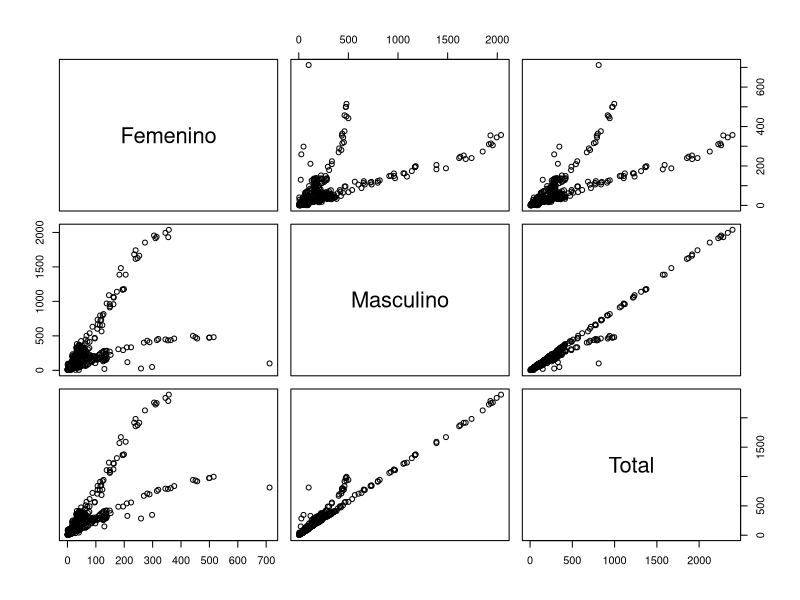
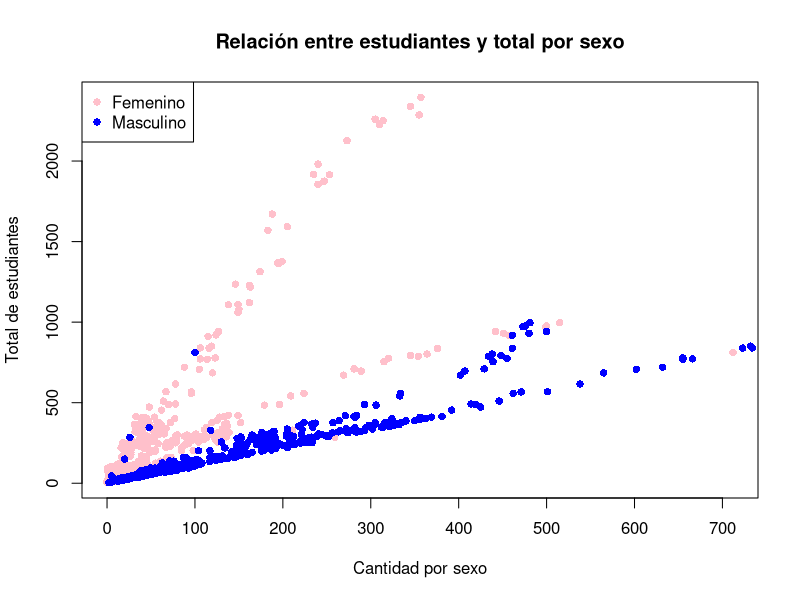
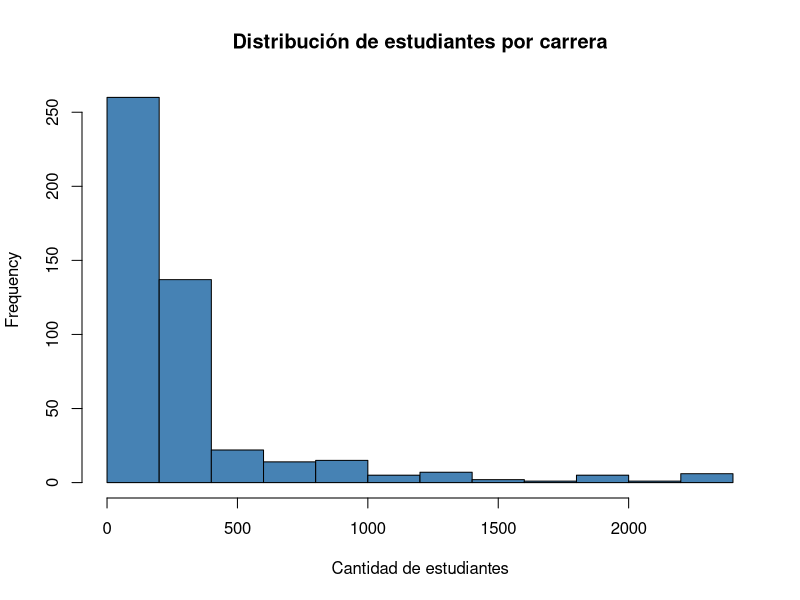
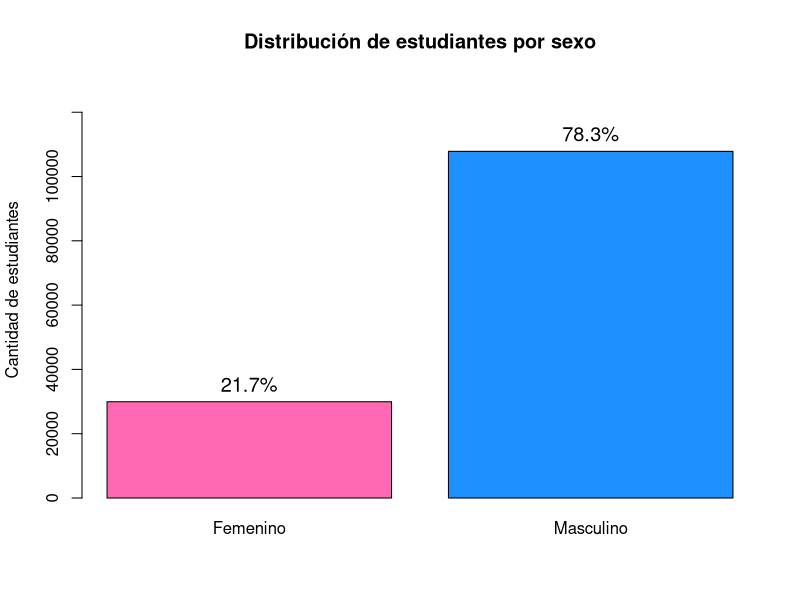
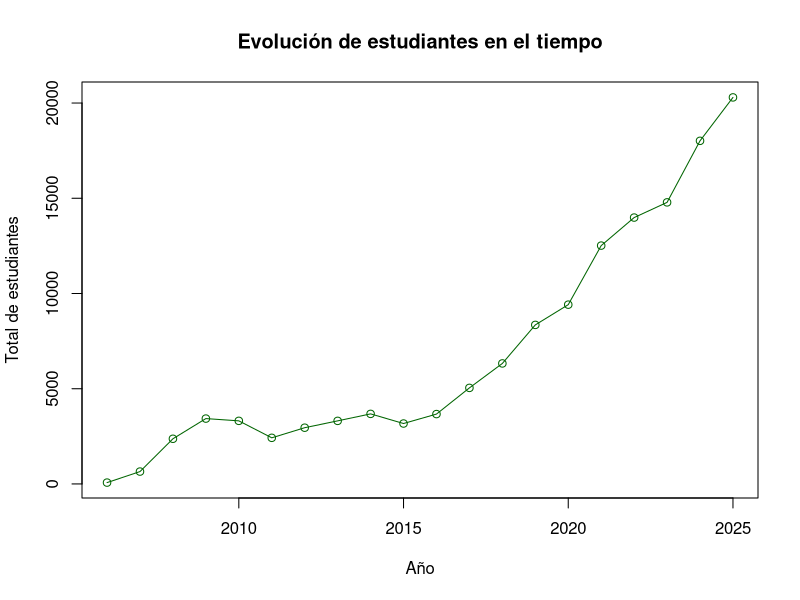
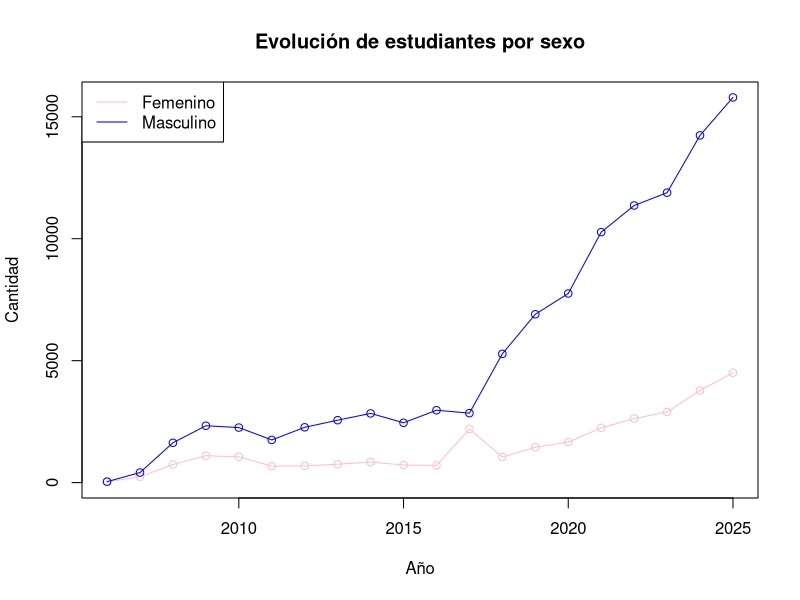
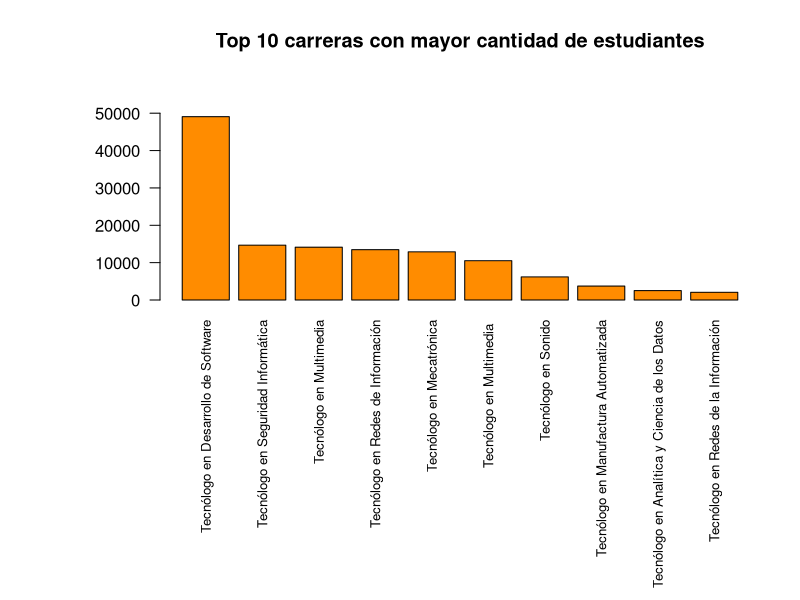

The R script that drew these images, in order:
# Análisis Exploratorio de Datos (EDA) en R

# Estadísticas de los estudiantes de Educación Superior
# inscritos en el Instituto Tecnológico de las Américas (ITLA) 2006 – 2025

# Este conjunto de datos contiene las estadísticas de los estudiantes de Educación Superior
# inscritos en el Instituto Tecnológico de las Américas (ITLA) 2006 - 2025,
# en el cual se puede encontrar los estudiantes inscritos por cuatrimestre en las distintas carreras. 

# Este análisis exploratorio de datos (EDA) tiene como objetivo comprender
# el comportamiento de la matrícula en carreras del área tecnológica,
# analizando su distribución, evolución en el tiempo y diferencias por sexo.

# 1- Carga del Dataset

df_carreras <- read.csv("Estadisticas-Inscritos-Educacion-Superior-2006-2025.csv")

# Visualizar primeras filas
head(df_carreras)

# 2- Exploración del Dataset

# Nombres de columnas
colnames(df_carreras)

# Estructura de los datos
str(df_carreras)

# Resumen estadístico
summary(df_carreras)

# Se observa la presencia de valores variados en las variables numéricas,
# lo que sugiere la existencia de carreras con diferentes niveles de matrícula.

# 3- Limpieza del Dataset

# Se renombran las columnas para facilitar el manejo de los datos
colnames(df_carreras) <- c("Carrera", "Femenino", "Masculino", "Cuatrimestre", "Ano")

# Se crea una nueva variable con el total de estudiantes
df_carreras$Total <- df_carreras$Femenino + df_carreras$Masculino

# Verificación
head(df_carreras)

# 4- Análisis Exploratorio de Datos (EDA)

# 4.1 Análisis de relación entre variables

# Visualización general de las variables
pairs(df_carreras[, c("Femenino", "Masculino", "Total")])

# Se analiza de forma más específica la relación entre las variables numéricas del dataset

plot(df_carreras$Femenino, df_carreras$Total,
     col = "pink",
     pch = 16,
     main = "Relación entre estudiantes y total por sexo",
     xlab = "Cantidad por sexo",
     ylab = "Total de estudiantes")

points(df_carreras$Masculino, df_carreras$Total,
       col = "blue",
       pch = 16)

legend("topleft",
       legend = c("Femenino", "Masculino"),
       col = c("pink", "blue"),
       pch = 16)

# Se observa una relación directa entre la cantidad de estudiantes femeninos y masculinos
# con el total de estudiantes, evidenciando que a medida que aumenta cualquiera de estas variables,
# el total también incrementa. Esto confirma la dependencia entre las variables analizadas.

# 4.2 Histograma: Distribucion total de estudiantes

# Se analiza la distribución de la cantidad total de estudiantes

hist(df_carreras$Total,
     main = "Distribución de estudiantes por carrera",
     xlab = "Cantidad de estudiantes",
     col = "steelblue")

# La mayoría de las carreras presentan una cantidad baja de estudiantes,
# mientras que pocas concentran valores más altos, lo que indica una distribución desigual.

# 4.3 Distribución por sexo

# Totales por sexo
totales_sexo <- colSums(df_carreras[, c("Femenino", "Masculino")])

# Convertir a porcentaje
porcentaje <- round(totales_sexo / sum(totales_sexo) * 100, 1)

# Gráfico de barras
barplot(totales_sexo,
        col = c("#FF69B4", "#1E90FF"),
        main = "Distribución de estudiantes por sexo",
        ylab = "Cantidad de estudiantes",
        ylim = c(0, max(totales_sexo) * 1.2))

# Agregar etiquetas
text(x = c(0.7, 1.9),
     y = totales_sexo,
     label = paste0(porcentaje, "%"),
     pos = 3,
     cex = 1.2,
     col = "black")

# Se observa que la participación masculina es significativamente mayor que la femenina,
# representando aproximadamente el 78% del total de estudiantes, mientras que las mujeres
# constituyen cerca del 22%, evidenciando una diferencia notable en la matrícula por sexo.

# 4.4 Evolución en el tiempo

# Se analiza la evolución de la matrícula a lo largo del tiempo

totales_por_ano <- aggregate(Total ~ Ano, data = df_carreras, sum)

plot(totales_por_ano$Ano, totales_por_ano$Total,
     type = "o",
     col = "darkgreen",
     main = "Evolución de estudiantes en el tiempo",
     xlab = "Año",
     ylab = "Total de estudiantes")

# Se observa una tendencia creciente en la cantidad de estudiantes a lo largo del tiempo,
# especialmente en los años más recientes.

# 4.5 Evolución por Sexo

# Agrupar por año y sexo
fem <- aggregate(Femenino ~ Ano, data = df_carreras, sum)
masc <- aggregate(Masculino ~ Ano, data = df_carreras, sum)

# Gráfico
plot(fem$Ano, fem$Femenino,
     type = "o",
     col = "pink",
     ylim = c(0, max(masc$Masculino)),
     main = "Evolución de estudiantes por sexo",
     xlab = "Año",
     ylab = "Cantidad")

lines(masc$Ano, masc$Masculino,
      type = "o",
      col = "blue")

legend("topleft",
       legend = c("Femenino", "Masculino"),
       col = c("pink", "blue"),
       lty = 1)

# Se observa la evolución de la participación por sexo a lo largo del tiempo,
# permitiendo comparar el crecimiento de estudiantes femeninos y masculinos.

# 4.6 Análisis por carrera

# Total por carrera
total_carrera <- aggregate(Total ~ Carrera, data = df_carreras, sum)

# Ordenar de mayor a menor
total_carrera <- total_carrera[order(-total_carrera$Total), ]

# top 10
top10 <- head(total_carrera, 10)

par(mar = c(15, 8, 4, 2))

barplot(top10$Total,
        names.arg = top10$Carrera,
        las = 2,
        col = "darkorange",
        main = "Top 10 carreras con mayor cantidad de estudiantes",
        ylim = c(0, max(top10$Total) * 1.2),
        cex.names = 0.8)

# Se identifican las carreras con mayor cantidad de estudiantes,
# destacándose aquellas con mayor demanda dentro del dataset.

# 5- Conclusión

# El análisis exploratorio permitió identificar que la mayoría de las carreras presentan
# una baja cantidad de estudiantes, mientras que unas pocas concentran valores significativamente más altos,
# evidenciando una distribución desigual en la matrícula.

# Asimismo, se observó que la participación masculina es considerablemente mayor que la femenina.
# Este comportamiento puede estar relacionado con la naturaleza de las carreras analizadas,
# principalmente orientadas al área de informática y tecnología, las cuales históricamente
# han sido cursadas en mayor proporción por hombres.

# A lo largo del tiempo, se evidenció una tendencia creciente en la cantidad total de estudiantes,
# especialmente en los años más recientes, lo que indica un aumento sostenido en la matrícula.

# Finalmente, el análisis de relaciones entre variables confirmó una dependencia directa entre
# la cantidad de estudiantes por sexo y el total, así como la concentración de la demanda en ciertas carreras,
# destacándose aquellas vinculadas al ámbito tecnológico.
